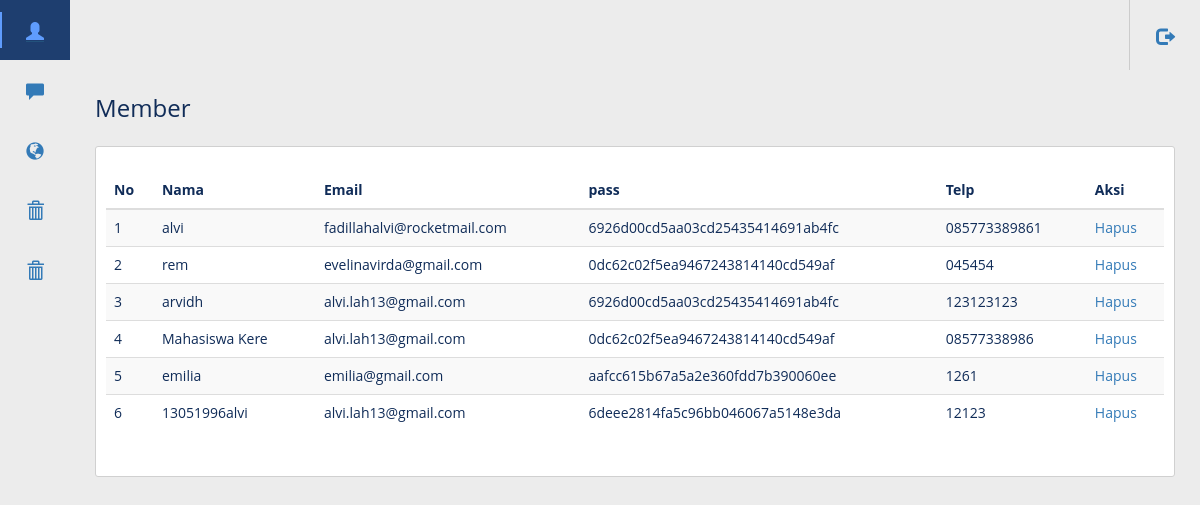
The page /admin/member.php (signed in) on the database its author committed.
### tables this page shows
CREATE TABLE `member` (
  `id` int(15) NOT NULL,
  `nama` varchar(30) NOT NULL,
  `email` varchar(30) NOT NULL,
  `telp` varchar(15) NOT NULL,
  `password` varchar(50) NOT NULL
);

### admin/member.php (the view, shortened to what this page needs)
<?php
include 'header.php';
?>
<body>
<body class="sidebar-is-reduced">
  <header class="l-header">
    <div class="l-header__inner clearfix">
      <div class="header-icons-group">
        <a href="../member/logout.php"> <div class="c-header-icon logout"><i class="glyphicon glyphicon-log-out"></i></div></a>
      </div>
    </div>
  </header>
  <div class="l-sidebar">
    <div class="l-sidebar__content">
      <nav class="c-menu js-menu">
        <ul class="u-list">
          <li class="c-menu__item is-active" data-toggle="tooltip" title="member">
            <a href="member.php"><div class="c-menu__item__inner"><i class="glyphicon glyphicon-user"></i>
            </div></a>
          </li>
          <li class="c-menu__item has-submenu" data-toggle="tooltip" title="Modules">
            <a href="komentar.php"><div class="c-menu__item__inner"><i class="glyphicon glyphicon-comment"></i>
            </div></a>
          </li>
          <li class="c-menu__item has-submenu" data-toggle="tooltip" title="Statistics">
            <a href="post.php"><div class="c-menu__item__inner"><i class="glyphicon glyphicon-globe"></i>
            </div></a>
          </li>
          <li class="c-menu__item has-submenu" data-toggle="tooltip" title="Statistics">
            <a href="buat_trit.php"><div class="c-menu__item__inner"><i class="glyphicon glyphicon-trash"></i>
            </div></a>
          </li>
          <li class="c-menu__item has-submenu" data-toggle="tooltip" title="Statistics">
            <a href="post_anime.php"><div class="c-menu__item__inner"><i class="glyphicon glyphicon-trash"></i>
            </div></a>
          </li>
        </ul>
      </nav>
    </div>
  </div>
</body>
<main class="l-main">
  <div class="content-wrapper content-wrapper--with-bg">
    <h1 class="page-title">Member</h1>
    <div class="page-content">
                <div class="row">
                	<table class="table table-hover table-striped">
                        	 <thead>
			                    <tr>
			                        <th class="hidden-xs">No</th>
			                        <th>Nama</th>
			                        <th>Email</th>
                              <th>pass</th>
			                        <th>Telp</th>
			                        <th>Aksi</th>
			                    </tr>
			                  </thead>
                	 <?php
    include('../koneksi.php');
    $query = mysqli_query($connect, "SELECT * FROM member") or die(mysqli_error());
    if(mysqli_num_rows($query) == 0){
      echo '<tr><td colspan="6">Tidak ada data!</td></tr>';
    }else{
      $no = 1;
      while($data = mysqli_fetch_assoc($query)){
      	?>
                        <?php
                            echo '<tr>';
          echo '<td>'.$no.'</td>';
          echo '<td>'.$data['nama'].'</td>';
          echo '<td>'.$data['email'].'</td>';
          echo '<td>'.$data['password'].'</td>';
          echo '<td>'.$data['telp'].'</td>';
          echo '<td><a href="hapus_member.php?id='.$data['id'].'" onclick="return confirm(\'Yakin?\')">Hapus</a></td>';
        echo '</tr>';?>
                            <?php
							 $no++;
							      }
							    }
                            ?>
                        </table>
                    </div>
                </div>
        </div>
</main>
</body>
</html>

### admin/css/style.css (style rules this page uses)
body { margin: 0; padding: 0; font-family: "Open Sans"; font-size: 14px; font-weight: 400; background-color: #ececec; color: #102c58; }
* { -webkit-box-sizing: border-box; -moz-box-sizing: border-box; box-sizing: border-box; }
h1 { font-size: 24px; }
.u-list { margin: 0; padding: 0; list-style: none; }
.header-icons-group { display: flex; order: 3; margin-left: auto; height: 100%; border-left: 1px solid #cccccc; }
.header-icons-group .c-header-icon:last-child { border-right: 0; }
.c-header-icon { position: relative; display: flex; float: left; width: 70px; height: 100%; align-items: center; justify-content: center; line-height: 1; cursor: pointer; border-right: 1px solid #cccccc; }
.c-header-icon i { font-size: 18px; line-height: 40px; }
.l-header { padding-left: 70px; position: fixed; top: 0; right: 0; z-index: 10; width: 100%; background: #ececec; -webkit-transition: padding 0.5s ease-in-out; -moz-transition: padding 0.5s ease-in-out; -ms-transition: padding 0.5s ease-in-out; -o-transition: padding 0.5s ease-in-out; transition: padding 0.5s ease-in-out; }
.l-header__inner { height: 100%; width: 100%; display: flex; height: 70px; align-items: center; justify-content: stretch; }
.l-sidebar { width: 70px; position: absolute; z-index: 10; left: 0; top: 0; bottom: 0; background: #ececec; -webkit-transition: width 0.5s ease-in-out; -moz-transition: width 0.5s ease-in-out; -ms-transition: width 0.5s ease-in-out; -o-transition: width 0.5s ease-in-out; transition: width 0.5s ease-in-out; }
.l-sidebar__content { height: 100%; position: relative; }
.c-menu > ul { display: flex; flex-direction: column; }
.c-menu > ul .c-menu__item { color: #fff; max-width: 100%; overflow: hidden; }
.c-menu > ul .c-menu__item__inner { display: flex; flex-direction: row; align-items: center; min-height: 60px; position: relative; cursor: pointer; -webkit-transition: all 0.5s ease-in-out; -moz-transition: all 0.5s ease-in-out; -ms-transition: all 0.5s ease-in-out; -o-transition: all 0.5s ease-in-out; transition: all 0.5s ease-in-out; }
.c-menu > ul .c-menu__item__inner:before { position: absolute; content: " "; height: 0; width: 2px; left: 0; top: 50%; margin-top: -18px; background-color: #5f9cfd; opacity: 0; -webkit-transition: all 0.5s ease-in-out; -moz-transition: all 0.5s ease-in-out; -ms-transition: all 0.5s ease-in-out; -o-transition: all 0.5s ease-in-out; transition: all 0.5s ease-in-out; }
.c-menu > ul .c-menu__item.is-active .c-menu__item__inner { border-left-color: #5f9cfd; background-color: #1e3e6f; }
.c-menu > ul .c-menu__item.is-active .c-menu__item__inner i { color: #5f9cfd; }
.c-menu > ul .c-menu__item.is-active .c-menu__item__inner:before { height: 36px; opacity: 1; }
.c-menu > ul .c-menu__item i { flex: 0 0 70px; font-size: 18px; font-weight: normal; text-align: center; -webkit-transition: all 0.5s ease-in-out; -moz-transition: all 0.5s ease-in-out; -ms-transition: all 0.5s ease-in-out; -o-transition: all 0.5s ease-in-out; transition: all 0.5s ease-in-out; }
main.l-main { width: 100%; height: 100%; padding: 70px 0 0 70px; -webkit-transition: padding 0.5s ease-in-out; -moz-transition: padding 0.5s ease-in-out; -ms-transition: padding 0.5s ease-in-out; -o-transition: padding 0.5s ease-in-out; transition: padding 0.5s ease-in-out; }
main.l-main .content-wrapper { padding: 25px; height: 100%; }
main.l-main .content-wrapper .page-content { border-top: 1px solid #d0d0d0; padding-top: 25px; }
main.l-main .content-wrapper--with-bg .page-content { background: #fff; border-radius: 3px; border: 1px solid #d0d0d0; padding: 25px; }
main.l-main .page-title { font-weight: 400; margin-top: 0; margin-bottom: 25px; }

### rows shown on the page
member: nama "alvi", email "fadillahalvi@rocketmail.com", password "6926d00cd5aa03cd25435414691ab4fc", telp "085773389861"
member: nama "rem", email "evelinavirda@gmail.com", password "0dc62c02f5ea9467243814140cd549af", telp "045454"
member: nama "arvidh", email "alvi.lah13@gmail.com", password "6926d00cd5aa03cd25435414691ab4fc", telp "123123123"
member: nama "Mahasiswa Kere", email "alvi.lah13@gmail.com", password "0dc62c02f5ea9467243814140cd549af", telp "08577338986"
member: nama "emilia", email "emilia@gmail.com", password "aafcc615b67a5a2e360fdd7b390060ee", telp "1261"
member: nama "13051996alvi", email "alvi.lah13@gmail.com", password "6deee2814fa5c96bb046067a5148e3da", telp "12123"
